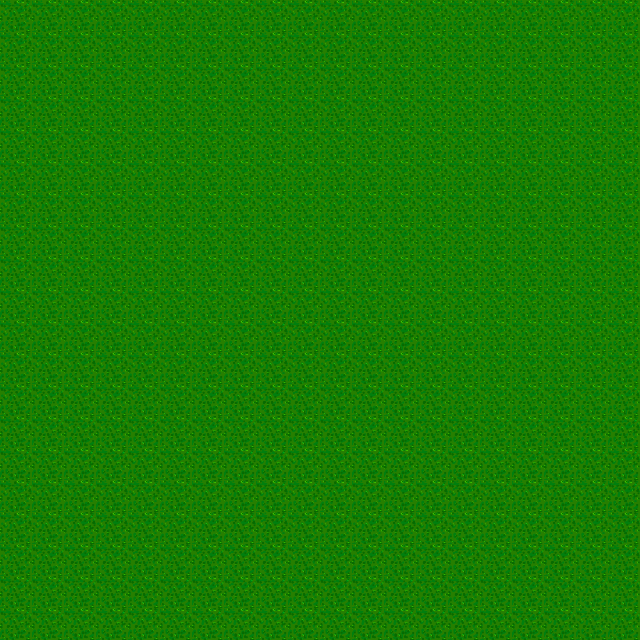

Rendered tile map (Tiled .tmx) drawn with the repository's tilesets; below, a short description and the map source with its tile grids summarised:
An orthogonal 20x20 tile map with 32x32 px tiles, 1 tile layer (TerrainLayer01).

<map version="1.0" orientation="orthogonal" width="20" height="20" tilewidth="32" tileheight="32">
 <tileset firstgid="1" name="terrain" tilewidth="32" tileheight="32">
  <image source="../images/terrain/grass.png" width="32" height="32" />
 </tileset>
 <layer name="TerrainLayer01" width="20" height="20">
  <data>[400 cells, 400 non-empty, 1 distinct tile ids]</data>
 </layer>
</map>